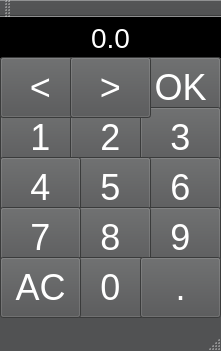
<?xml version="1.0" encoding="UTF-8"?>
<ui version="4.0">
 <class>MainWindow</class>
 <widget class="QMainWindow" name="MainWindow">
  <property name="geometry">
   <rect>
    <x>0</x>
    <y>0</y>
    <width>221</width>
    <height>351</height>
   </rect>
  </property>
  <property name="palette">
   <palette>
    <active>
     <colorrole role="WindowText">
      <brush brushstyle="SolidPattern">
       <color alpha="255">
        <red>255</red>
        <green>255</green>
        <blue>255</blue>
       </color>
      </brush>
     </colorrole>
     <colorrole role="Button">
      <brush brushstyle="SolidPattern">
       <color alpha="255">
        <red>81</red>
        <green>82</green>
        <blue>83</blue>
       </color>
      </brush>
     </colorrole>
     <colorrole role="Light">
      <brush brushstyle="SolidPattern">
       <color alpha="255">
        <red>121</red>
        <green>123</green>
        <blue>125</blue>
       </color>
      </brush>
     </colorrole>
     <colorrole role="Midlight">
      <brush brushstyle="SolidPattern">
       <color alpha="255">
        <red>101</red>
        <green>102</green>
        <blue>104</blue>
       </color>
      </brush>
     </colorrole>
     <colorrole role="Dark">
      <brush brushstyle="SolidPattern">
       <color alpha="255">
        <red>40</red>
        <green>41</green>
        <blue>41</blue>
       </color>
      </brush>
     </colorrole>
     <colorrole role="Mid">
      <brush brushstyle="SolidPattern">
       <color alpha="255">
        <red>54</red>
        <green>54</green>
        <blue>55</blue>
       </color>
      </brush>
     </colorrole>
     <colorrole role="Text">
      <brush brushstyle="SolidPattern">
       <color alpha="255">
        <red>255</red>
        <green>255</green>
        <blue>255</blue>
       </color>
      </brush>
     </colorrole>
     <colorrole role="BrightText">
      <brush brushstyle="SolidPattern">
       <color alpha="255">
        <red>255</red>
        <green>255</green>
        <blue>255</blue>
       </color>
      </brush>
     </colorrole>
     <colorrole role="ButtonText">
      <brush brushstyle="SolidPattern">
       <color alpha="255">
        <red>255</red>
        <green>255</green>
        <blue>255</blue>
       </color>
      </brush>
     </colorrole>
     <colorrole role="Base">
      <brush brushstyle="SolidPattern">
       <color alpha="255">
        <red>0</red>
        <green>0</green>
        <blue>0</blue>
       </color>
      </brush>
     </colorrole>
     <colorrole role="Window">
      <brush brushstyle="SolidPattern">
       <color alpha="255">
        <red>81</red>
        <green>82</green>
        <blue>83</blue>
       </color>
      </brush>
     </colorrole>
     <colorrole role="Shadow">
      <brush brushstyle="SolidPattern">
       <color alpha="255">
        <red>0</red>
        <green>0</green>
        <blue>0</blue>
       </color>
      </brush>
     </colorrole>
     <colorrole role="AlternateBase">
      <brush brushstyle="SolidPattern">
       <color alpha="255">
        <red>40</red>
        <green>41</green>
        <blue>41</blue>
       </color>
      </brush>
     </colorrole>
     <colorrole role="ToolTipBase">
      <brush brushstyle="SolidPattern">
       <color alpha="255">
        <red>255</red>
        <green>255</green>
        <blue>220</blue>
       </color>
      </brush>
     </colorrole>
     <colorrole role="ToolTipText">
      <brush brushstyle="SolidPattern">
       <color alpha="255">
        <red>0</red>
        <green>0</green>
        <blue>0</blue>
       </color>
      </brush>
     </colorrole>
    </active>
    <inactive>
     <colorrole role="WindowText">
      <brush brushstyle="SolidPattern">
       <color alpha="255">
        <red>255</red>
        <green>255</green>
        <blue>255</blue>
       </color>
      </brush>
     </colorrole>
     <colorrole role="Button">
      <brush brushstyle="SolidPattern">
       <color alpha="255">
        <red>81</red>
        <green>82</green>
        <blue>83</blue>
       </color>
      </brush>
     </colorrole>
     <colorrole role="Light">
      <brush brushstyle="SolidPattern">
       <color alpha="255">
        <red>121</red>
        <green>123</green>
        <blue>125</blue>
       </color>
      </brush>
     </colorrole>
     <colorrole role="Midlight">
      <brush brushstyle="SolidPattern">
       <color alpha="255">
        <red>101</red>
        <green>102</green>
        <blue>104</blue>
       </color>
      </brush>
     </colorrole>
     <colorrole role="Dark">
      <brush brushstyle="SolidPattern">
       <color alpha="255">
        <red>40</red>
        <green>41</green>
        <blue>41</blue>
       </color>
      </brush>
     </colorrole>
     <colorrole role="Mid">
      <brush brushstyle="SolidPattern">
       <color alpha="255">
        <red>54</red>
        <green>54</green>
        <blue>55</blue>
       </color>
      </brush>
     </colorrole>
     <colorrole role="Text">
      <brush brushstyle="SolidPattern">
       <color alpha="255">
        <red>255</red>
        <green>255</green>
        <blue>255</blue>
       </color>
      </brush>
     </colorrole>
     <colorrole role="BrightText">
      <brush brushstyle="SolidPattern">
       <color alpha="255">
        <red>255</red>
        <green>255</green>
        <blue>255</blue>
       </color>
      </brush>
     </colorrole>
     <colorrole role="ButtonText">
      <brush brushstyle="SolidPattern">
       <color alpha="255">
        <red>255</red>
        <green>255</green>
        <blue>255</blue>
       </color>
      </brush>
     </colorrole>
     <colorrole role="Base">
      <brush brushstyle="SolidPattern">
       <color alpha="255">
        <red>0</red>
        <green>0</green>
        <blue>0</blue>
       </color>
      </brush>
     </colorrole>
     <colorrole role="Window">
      <brush brushstyle="SolidPattern">
       <color alpha="255">
        <red>81</red>
        <green>82</green>
        <blue>83</blue>
       </color>
      </brush>
     </colorrole>
     <colorrole role="Shadow">
      <brush brushstyle="SolidPattern">
       <color alpha="255">
        <red>0</red>
        <green>0</green>
        <blue>0</blue>
       </color>
      </brush>
     </colorrole>
     <colorrole role="AlternateBase">
      <brush brushstyle="SolidPattern">
       <color alpha="255">
        <red>40</red>
        <green>41</green>
        <blue>41</blue>
       </color>
      </brush>
     </colorrole>
     <colorrole role="ToolTipBase">
      <brush brushstyle="SolidPattern">
       <color alpha="255">
        <red>255</red>
        <green>255</green>
        <blue>220</blue>
       </color>
      </brush>
     </colorrole>
     <colorrole role="ToolTipText">
      <brush brushstyle="SolidPattern">
       <color alpha="255">
        <red>0</red>
        <green>0</green>
        <blue>0</blue>
       </color>
      </brush>
     </colorrole>
    </inactive>
    <disabled>
     <colorrole role="WindowText">
      <brush brushstyle="SolidPattern">
       <color alpha="255">
        <red>40</red>
        <green>41</green>
        <blue>41</blue>
       </color>
      </brush>
     </colorrole>
     <colorrole role="Button">
      <brush brushstyle="SolidPattern">
       <color alpha="255">
        <red>81</red>
        <green>82</green>
        <blue>83</blue>
       </color>
      </brush>
     </colorrole>
     <colorrole role="Light">
      <brush brushstyle="SolidPattern">
       <color alpha="255">
        <red>121</red>
        <green>123</green>
        <blue>125</blue>
       </color>
      </brush>
     </colorrole>
     <colorrole role="Midlight">
      <brush brushstyle="SolidPattern">
       <color alpha="255">
        <red>101</red>
        <green>102</green>
        <blue>104</blue>
       </color>
      </brush>
     </colorrole>
     <colorrole role="Dark">
      <brush brushstyle="SolidPattern">
       <color alpha="255">
        <red>40</red>
        <green>41</green>
        <blue>41</blue>
       </color>
      </brush>
     </colorrole>
     <colorrole role="Mid">
      <brush brushstyle="SolidPattern">
       <color alpha="255">
        <red>54</red>
        <green>54</green>
        <blue>55</blue>
       </color>
      </brush>
     </colorrole>
     <colorrole role="Text">
      <brush brushstyle="SolidPattern">
       <color alpha="255">
        <red>40</red>
        <green>41</green>
        <blue>41</blue>
       </color>
      </brush>
     </colorrole>
     <colorrole role="BrightText">
      <brush brushstyle="SolidPattern">
       <color alpha="255">
        <red>255</red>
        <green>255</green>
        <blue>255</blue>
       </color>
      </brush>
     </colorrole>
     <colorrole role="ButtonText">
      <brush brushstyle="SolidPattern">
       <color alpha="255">
        <red>40</red>
        <green>41</green>
        <blue>41</blue>
       </color>
      </brush>
     </colorrole>
     <colorrole role="Base">
      <brush brushstyle="SolidPattern">
       <color alpha="255">
        <red>81</red>
        <green>82</green>
        <blue>83</blue>
       </color>
      </brush>
     </colorrole>
     <colorrole role="Window">
      <brush brushstyle="SolidPattern">
       <color alpha="255">
        <red>81</red>
        <green>82</green>
        <blue>83</blue>
       </color>
      </brush>
     </colorrole>
     <colorrole role="Shadow">
      <brush brushstyle="SolidPattern">
       <color alpha="255">
        <red>0</red>
        <green>0</green>
        <blue>0</blue>
       </color>
      </brush>
     </colorrole>
     <colorrole role="AlternateBase">
      <brush brushstyle="SolidPattern">
       <color alpha="255">
        <red>81</red>
        <green>82</green>
        <blue>83</blue>
       </color>
      </brush>
     </colorrole>
     <colorrole role="ToolTipBase">
      <brush brushstyle="SolidPattern">
       <color alpha="255">
        <red>255</red>
        <green>255</green>
        <blue>220</blue>
       </color>
      </brush>
     </colorrole>
     <colorrole role="ToolTipText">
      <brush brushstyle="SolidPattern">
       <color alpha="255">
        <red>0</red>
        <green>0</green>
        <blue>0</blue>
       </color>
      </brush>
     </colorrole>
    </disabled>
   </palette>
  </property>
  <property name="windowTitle">
   <string>Quirema</string>
  </property>
  <widget class="QWidget" name="centralWidget">
   <widget class="QLabel" name="label">
    <property name="geometry">
     <rect>
      <x>0</x>
      <y>0</y>
      <width>221</width>
      <height>41</height>
     </rect>
    </property>
    <property name="font">
     <font>
      <pointsize>21</pointsize>
     </font>
    </property>
    <property name="styleSheet">
     <string notr="true">background-color:rgb(0, 0, 0);
color:rgb(255, 255, 255)</string>
    </property>
    <property name="text">
     <string>0.0</string>
    </property>
    <property name="alignment">
     <set>Qt::AlignCenter</set>
    </property>
   </widget>
   <widget class="QPushButton" name="pushButton_10">
    <property name="geometry">
     <rect>
      <x>140</x>
      <y>40</y>
      <width>81</width>
      <height>61</height>
     </rect>
    </property>
    <property name="font">
     <font>
      <pointsize>27</pointsize>
     </font>
    </property>
    <property name="text">
     <string>OK</string>
    </property>
   </widget>
   <widget class="QPushButton" name="pushButton_11">
    <property name="geometry">
     <rect>
      <x>0</x>
      <y>90</y>
      <width>81</width>
      <height>61</height>
     </rect>
    </property>
    <property name="font">
     <font>
      <pointsize>27</pointsize>
     </font>
    </property>
    <property name="text">
     <string>1</string>
    </property>
   </widget>
   <widget class="QPushButton" name="pushButton_12">
    <property name="geometry">
     <rect>
      <x>70</x>
      <y>90</y>
      <width>81</width>
      <height>61</height>
     </rect>
    </property>
    <property name="font">
     <font>
      <pointsize>27</pointsize>
     </font>
    </property>
    <property name="text">
     <string>2</string>
    </property>
   </widget>
   <widget class="QPushButton" name="pushButton_13">
    <property name="geometry">
     <rect>
      <x>140</x>
      <y>90</y>
      <width>81</width>
      <height>61</height>
     </rect>
    </property>
    <property name="font">
     <font>
      <pointsize>27</pointsize>
     </font>
    </property>
    <property name="text">
     <string>3</string>
    </property>
   </widget>
   <widget class="QPushButton" name="pushButton_14">
    <property name="geometry">
     <rect>
      <x>140</x>
      <y>140</y>
      <width>81</width>
      <height>61</height>
     </rect>
    </property>
    <property name="font">
     <font>
      <pointsize>27</pointsize>
     </font>
    </property>
    <property name="text">
     <string>6</string>
    </property>
   </widget>
   <widget class="QPushButton" name="pushButton_15">
    <property name="geometry">
     <rect>
      <x>70</x>
      <y>140</y>
      <width>81</width>
      <height>61</height>
     </rect>
    </property>
    <property name="font">
     <font>
      <pointsize>27</pointsize>
     </font>
    </property>
    <property name="text">
     <string>5</string>
    </property>
   </widget>
   <widget class="QPushButton" name="pushButton_16">
    <property name="geometry">
     <rect>
      <x>0</x>
      <y>140</y>
      <width>81</width>
      <height>61</height>
     </rect>
    </property>
    <property name="font">
     <font>
      <pointsize>27</pointsize>
     </font>
    </property>
    <property name="text">
     <string>4</string>
    </property>
   </widget>
   <widget class="QPushButton" name="pushButton_17">
    <property name="geometry">
     <rect>
      <x>140</x>
      <y>190</y>
      <width>81</width>
      <height>61</height>
     </rect>
    </property>
    <property name="font">
     <font>
      <pointsize>27</pointsize>
     </font>
    </property>
    <property name="text">
     <string>9</string>
    </property>
   </widget>
   <widget class="QPushButton" name="pushButton_18">
    <property name="geometry">
     <rect>
      <x>70</x>
      <y>190</y>
      <width>81</width>
      <height>61</height>
     </rect>
    </property>
    <property name="font">
     <font>
      <pointsize>27</pointsize>
     </font>
    </property>
    <property name="text">
     <string>8</string>
    </property>
   </widget>
   <widget class="QPushButton" name="pushButton_19">
    <property name="geometry">
     <rect>
      <x>0</x>
      <y>190</y>
      <width>81</width>
      <height>61</height>
     </rect>
    </property>
    <property name="font">
     <font>
      <pointsize>27</pointsize>
     </font>
    </property>
    <property name="text">
     <string>7</string>
    </property>
   </widget>
   <widget class="QPushButton" name="pushButton_20">
    <property name="geometry">
     <rect>
      <x>70</x>
      <y>240</y>
      <width>81</width>
      <height>61</height>
     </rect>
    </property>
    <property name="font">
     <font>
      <pointsize>27</pointsize>
     </font>
    </property>
    <property name="text">
     <string>0</string>
    </property>
   </widget>
   <widget class="QPushButton" name="pushButton_21">
    <property name="geometry">
     <rect>
      <x>0</x>
      <y>240</y>
      <width>81</width>
      <height>61</height>
     </rect>
    </property>
    <property name="font">
     <font>
      <pointsize>27</pointsize>
     </font>
    </property>
    <property name="text">
     <string>AC</string>
    </property>
   </widget>
   <widget class="QPushButton" name="pushButton_22">
    <property name="geometry">
     <rect>
      <x>140</x>
      <y>240</y>
      <width>81</width>
      <height>61</height>
     </rect>
    </property>
    <property name="font">
     <font>
      <pointsize>27</pointsize>
     </font>
    </property>
    <property name="text">
     <string>.</string>
    </property>
   </widget>
   <widget class="QPushButton" name="pushButton_23">
    <property name="geometry">
     <rect>
      <x>0</x>
      <y>40</y>
      <width>81</width>
      <height>61</height>
     </rect>
    </property>
    <property name="font">
     <font>
      <pointsize>27</pointsize>
     </font>
    </property>
    <property name="text">
     <string>&lt;</string>
    </property>
   </widget>
   <widget class="QPushButton" name="pushButton_24">
    <property name="geometry">
     <rect>
      <x>70</x>
      <y>40</y>
      <width>81</width>
      <height>61</height>
     </rect>
    </property>
    <property name="font">
     <font>
      <pointsize>27</pointsize>
     </font>
    </property>
    <property name="text">
     <string>&gt;</string>
    </property>
   </widget>
  </widget>
  <widget class="QMenuBar" name="menuBar">
   <property name="geometry">
    <rect>
     <x>0</x>
     <y>0</y>
     <width>221</width>
     <height>22</height>
    </rect>
   </property>
  </widget>
  <widget class="QToolBar" name="mainToolBar">
   <attribute name="toolBarArea">
    <enum>TopToolBarArea</enum>
   </attribute>
   <attribute name="toolBarBreak">
    <bool>false</bool>
   </attribute>
  </widget>
  <widget class="QStatusBar" name="statusBar"/>
 </widget>
 <layoutdefault spacing="6" margin="11"/>
 <resources/>
 <connections/>
</ui>
